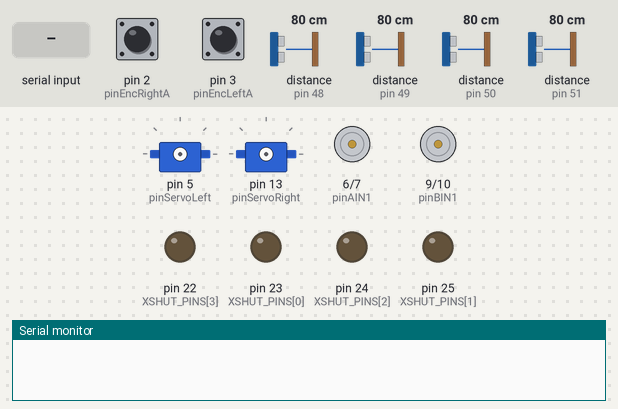
This sketch was run on a simulated Arduino Mega 2560, built with avr-gcc and run on an emulated ATmega2560. Shown: 2 × servo, motor-driver pin pairs drawn as motors (green arrow = first pin HIGH = forward, orange = second pin HIGH = backward, longer = more drive, scaled by the enable pin), output pins drawn as LEDs (lit = HIGH), the last lines printed to the serial monitor. The test bench sets the inputs (shaded band); at power-on: pin 2 (pinEncRightA) HIGH, pin 3 (pinEncLeftA) HIGH, distance to the obstacle (sensors on pin 48, pin 49, pin 50, pin 51) 80 cm.

Above: at 0.01 s.
At 1.5 s:
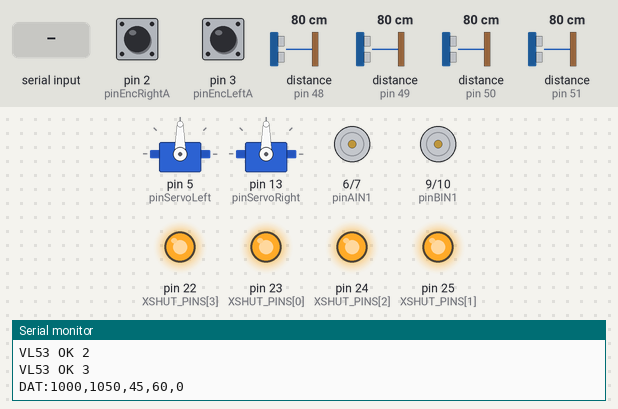
1.6 s: "#MOVE:,45\n" received over Serial
At 2.6 s:
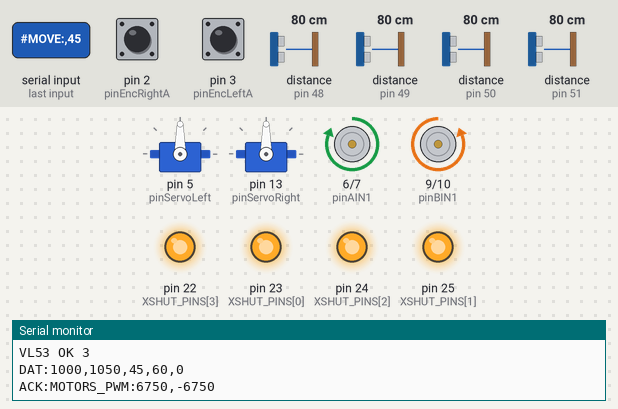
Timing chart, 0 to 4.7 s (numbered marks = the images above; inputs shaded):
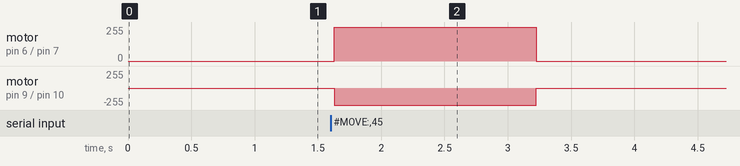

The sketch:

robot_mega.ino
```cpp
#include <Arduino.h>
#include <Servo.h> // Подключаем стандартную библиотеку сервоприводов
#include <Wire.h>
#include <VL53L0X.h>

#define SERIAL_BAUD 115200

// ================= VL53L0X =================

#define SENSOR_COUNT 4

const uint8_t XSHUT_PINS[SENSOR_COUNT] = {
  23, // RIGHT
  25, // FRONT
  24, // LEFT
  22  // REAR
};

const uint8_t SENSOR_ADDR[SENSOR_COUNT] = {
  0x30,
  0x31,
  0x32,
  0x33
};

VL53L0X sensors[SENSOR_COUNT];

uint16_t distances[SENSOR_COUNT];

const uint16_t STOP_DISTANCE_FRONT = 250; // мм
const uint16_t STOP_DISTANCE_SIDE  = 150;
const uint16_t STOP_DISTANCE_REAR  = 200;

unsigned long lastSensorUpdate = 0;
const unsigned long sensorInterval = 80;


float currentLinear = 0;
float currentAngular = 0;

// --- КОНФИГУРАЦИЯ ПИНОВ МОТОРОВ КОЛЕС (Уже настроено) ---
const int pinPWMA = 8;  const int pinAIN2 = 7;  const int pinAIN1 = 6;
const int pinBIN1 = 9;  const int pinBIN2 = 10; const int pinPWMB = 11;

// --- КОНФИГУРАЦИЯ ПИНОВ ЭНКОДЕРОВ (ПО СХЕМЕ) ---
const int pinEncLeftA = 3;   // J8 пин 3
const int pinEncLeftB = 15;  // J8 пин 4
const int pinEncRightA = 2;  // J1 пин 3
const int pinEncRightB = 14; // J1 пин 4


// --- КОНФИГУРАЦИЯ СЕРВОПРИВОДОВ КАМЕРЫ ---
const int pinServoLeft = 5;   // Левая серва дифференциала
const int pinServoRight = 13; // Правая серва дифференциала

Servo servoL;
Servo servoR;

// Текущие углы сервоприводов (изначально выставляем в центр — 90 градусов)
int currentPitch = 90; // Наклон головы
int currentYaw = 90;   // Поворот головы

// Настройки телеметрии (как было)
long encoderLeft = 1000; long encoderRight = 1050;
int distanceLeft = 45;   int distanceRight = 60; int buttonStatus = 0;
unsigned long previousMillis = 0; const long interval = 100;
String inputBuffer = "";

long lastSentLeft = 0;
long lastSentRight = 0;
int lastSentButton = -1;

unsigned long lastCommandTime = 0;
const unsigned long connectionTimeout = 1500;

void initVL53L0X()
{
  Wire.begin();
  Wire.setClock(400000);


  // выключаем все
  for(int i=0;i<SENSOR_COUNT;i++)
  {
    pinMode(XSHUT_PINS[i], OUTPUT);
    digitalWrite(XSHUT_PINS[i], LOW);
  }

  delay(100);


  for(int i=0;i<SENSOR_COUNT;i++)
  {
    digitalWrite(XSHUT_PINS[i], HIGH);
    delay(50);


    if(!sensors[i].init())
    {
      Serial.print("VL53 FAILED ");
      Serial.println(i);
      continue;
    }


    sensors[i].setAddress(SENSOR_ADDR[i]);
    sensors[i].setTimeout(100);

    sensors[i].setMeasurementTimingBudget(30000);


    Serial.print("VL53 OK ");
    Serial.println(i);
  }
}

void isrLeft() {
  // Если фазы одинаковые — крутимся в одну сторону, если разные — в другую
  if (digitalRead(pinEncLeftA) == digitalRead(pinEncLeftB)) {
    encoderLeft--; // Меняй знак ++ или -- если одометрия поедет назад
  } else {
    encoderLeft++;
  }
}

void isrRight() {
  if (digitalRead(pinEncRightA) == digitalRead(pinEncRightB)) {
    encoderRight++; // Меняй знак если одометрия поедет назад
  } else {
    encoderRight--;
  }
}

void setMotor(int motorNum, int speed);
void stopMotors();
void parseCommand(String cmd);

void setup() {
  Serial.begin(SERIAL_BAUD);
  initVL53L0X();
  inputBuffer.reserve(64);

  // Инициализация колес
  pinMode(pinPWMA, OUTPUT); pinMode(pinAIN2, OUTPUT); pinMode(pinAIN1, OUTPUT);
  pinMode(pinBIN1, OUTPUT); pinMode(pinBIN2, OUTPUT); pinMode(pinPWMB, OUTPUT);
  stopMotors();

  // Инициализация и привязка сервоприводов камеры
  servoL.attach(pinServoLeft);
  servoR.attach(pinServoRight);

  // Устанавливаем камеру ровно по центру при старте
  servoL.write(currentPitch);
  servoR.write(currentYaw);

  // ИНСТРУКЦИЯ НА СХЕМУ: Настройка пинов энкодеров на вход с подтяжкой
  pinMode(pinEncLeftA, INPUT_PULLUP);
  pinMode(pinEncLeftB, INPUT_PULLUP);
  pinMode(pinEncRightA, INPUT_PULLUP);
  pinMode(pinEncRightB, INPUT_PULLUP);

  // Привязка аппаратных прерываний по изменению фронта (RISING)
  attachInterrupt(digitalPinToInterrupt(pinEncLeftA), isrLeft, RISING);
  attachInterrupt(digitalPinToInterrupt(pinEncRightA), isrRight, RISING);
}

void loop() {
  unsigned long currentMillis = millis();
  if(currentMillis - lastSensorUpdate >= sensorInterval)
  {
    lastSensorUpdate=currentMillis;
    updateVL53();


    if(emergencyStop())
    {
      stopMotors();
    }
  }
  if (millis() - lastCommandTime > connectionTimeout) {
      stopMotors();
  }
  // Отправка данных в ROS 2 (Каждые 100 мс)
  if (currentMillis - previousMillis >= interval) {
      previousMillis = currentMillis;

      if (
        encoderLeft != lastSentLeft ||
        encoderRight != lastSentRight ||
        buttonStatus != lastSentButton
      ) {

        lastSentLeft = encoderLeft;
        lastSentRight = encoderRight;
        lastSentButton = buttonStatus;

        Serial.print("DAT:");
        Serial.print(encoderLeft);
        Serial.print(",");
        Serial.print(encoderRight);
        Serial.print(",");
        Serial.print(distanceLeft);
        Serial.print(",");
        Serial.print(distanceRight);
        Serial.print(",");
        Serial.println(buttonStatus);
      }
  }

  // Прием команд от Малинки
  while (Serial.available() > 0) {
    char inChar = (char)Serial.read();
    if (inChar == '\n') {
      parseCommand(inputBuffer);
      inputBuffer = "";
    } else if (inChar != '\r') {
      inputBuffer += inChar;
    }
  }
}

void parseCommand(String cmd) {
    lastCommandTime = millis();
  // НОВЫЙ БЛОК: Дифференциальное управление камерой (#HEAD:наклон,поворот)
  if (cmd.startsWith("#HEAD:")) {
    String valStr = cmd.substring(6);
    int commaIndex = valStr.indexOf(',');
    if (commaIndex != -1) {
      String pitchStr = valStr.substring(0, commaIndex);
      String yawStr = valStr.substring(commaIndex + 1);

      int deltaPitch = pitchStr.toInt(); // Смещение наклона от пульта
      int deltaYaw = yawStr.toInt();     // Смещение поворота от пульта

      // Изменяем текущую виртуальную позицию головы робота
      // (добавляем смещение, чтобы камера двигалась плавно, пока зажата кнопка)
      currentPitch += deltaPitch / 5; // Деление на 5 уменьшает резкость движения
      currentYaw += deltaYaw / 5;

      // Ограничиваем виртуальные углы в безопасные физические лимиты (от 20 до 160 градусов)
      currentPitch = constrain(currentPitch, 20, 160);
      currentYaw = constrain(currentYaw, 20, 160);

      // --- ФОРМУЛА ДИФФЕРЕНЦИАЛА ДЛЯ СЕРВОПРИВОДОВ ---
      // Смешиваем наклон и поворот для левой и правой сервы
      int servoLAngle = currentPitch + (currentYaw - 90);
      int servoRAngle = currentPitch - (currentYaw - 90);

      // Зажимаем итоговые углы в строгие лимиты сервоприводов (0-180)
      servoLAngle = constrain(servoLAngle, 0, 180);
      servoRAngle = constrain(servoRAngle, 0, 180);

      // Отправляем физические углы на исполнительные механизмы d5 и d13
      servoL.write(servoLAngle);
      servoR.write(servoRAngle);

      // Эхо-ответ для проверки
      Serial.print("ACK:HEAD_SERVO_ANGLES:");
      Serial.print(servoLAngle); Serial.print(",");
      Serial.println(servoRAngle);
    }
  }

  // Управление колесами (Оставляем как было)
  else if (cmd.startsWith("#MOVE:")) {
    String valStr = cmd.substring(6);
    int commaIndex = valStr.indexOf(',');
    if (commaIndex != -1) {
      float linearX = valStr.substring(0, commaIndex).toFloat();
      float angularZ = valStr.substring(commaIndex + 1).toFloat();
      currentLinear = linearX;
      currentAngular = angularZ;
      int targetSpeed = (int)(linearX * 255.0);
      int targetTurn = (int)(angularZ * 150.0);
      int leftMotorSpeed = targetSpeed + targetTurn;
      int rightMotorSpeed = targetSpeed - targetTurn;
      setMotor(1, leftMotorSpeed);
      setMotor(2, rightMotorSpeed);
      Serial.print("ACK:MOTORS_PWM:");
      Serial.print(leftMotorSpeed); Serial.print(",");
      Serial.println(rightMotorSpeed);
    }
  }
}

// Функции моторов (как были)
void setMotor(int motorNum, int speed) {
  boolean in1State = LOW; boolean in2State = LOW;
  if (speed > 0) { in1State = HIGH; in2State = LOW; }
  else if (speed < 0) { in1State = LOW; in2State = HIGH; speed = -speed; }
  if (speed > 255) speed = 255;
  if (motorNum == 1) { digitalWrite(pinAIN1, in1State); digitalWrite(pinAIN2, in2State); analogWrite(pinPWMA, speed); }
  else if (motorNum == 2) { digitalWrite(pinBIN1, in1State); digitalWrite(pinBIN2, in2State); analogWrite(pinPWMB, speed); }
}
void stopMotors() { setMotor(1, 0); setMotor(2, 0); }

void updateVL53()
{
  for(int i=0;i<SENSOR_COUNT;i++)
  {
    uint16_t d = sensors[i].readRangeSingleMillimeters();

    if(sensors[i].timeoutOccurred() || d > 2000)
      distances[i] = 9999;
    else
      distances[i] = d;
  }
}

bool obstacleDetected()
{
  bool movingForward = false;

  // если есть команда движения вперёд
  // можно сделать через переменную
  return false;
}

bool emergencyStop()
{

  // вперед
  if(currentLinear > 0.05)
  {
    if(distances[1] < STOP_DISTANCE_FRONT)
      return true;
  }


  // назад
  if(currentLinear < -0.05)
  {
    if(distances[3] < STOP_DISTANCE_REAR)
      return true;
  }


  // вращение на месте
  if(abs(currentAngular)>0.1)
  {
    if(distances[0] < STOP_DISTANCE_SIDE ||
       distances[2] < STOP_DISTANCE_SIDE)
       return true;
  }


  return false;
}
```

Measured:
- after the input at 1.6 s, motor on pin 6 (pinAIN1) / pin 7 (pinAIN2): stopped → forward 255/255 at once, → stopped 1.6 s later; motor on pin 9 (pinBIN1) / pin 10 (pinBIN2): stopped → backward 255/255 at once, → stopped 1.6 s later
